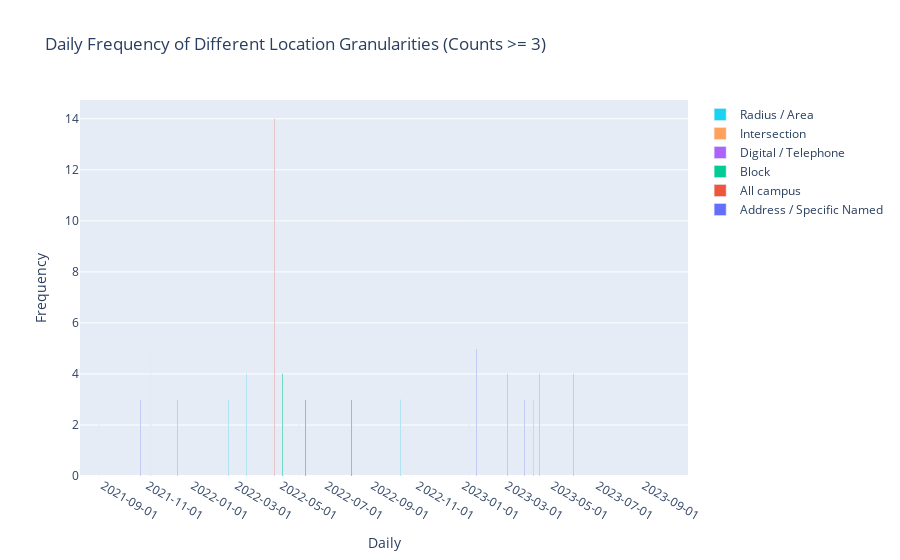

The notebook cell this image was saved under:
### Code cell
# Group by week and location category, then count occurrences
daily_counts = df.groupby([pd.Grouper(key='Sent On', freq='D'), 'LOC_all']).size().reset_index(name='Counts')

# Pivot the DataFrame for easier plotting
pivot_df = daily_counts.pivot(index='Sent On', columns='LOC_all', values='Counts').fillna(0)

# Filter out frequencies less than 3
filtered_pivot_df = pivot_df[pivot_df >= 3].fillna(0)

# Plotting the data
fig = go.Figure()
for column in filtered_pivot_df.columns:
    fig.add_trace(go.Bar(
        x=filtered_pivot_df.index,
        y=filtered_pivot_df[column],
        name=column
    ))

# Update the layout to stack the bars
fig.update_layout(
    barmode='stack',
    title='Daily Frequency of Different Location Granularities (Counts >= 3)',
    xaxis_title='Daily',
    yaxis_title='Frequency',
    xaxis=dict(tickmode='auto', nticks=20, tickformat='%Y-%m-%d'),
    hovermode='x'
)

# Show the plot
fig.show()

### Figure 1 — Plotly figure (JSON) as saved in the notebook; plotly's stock layout.template omitted (floating-point values rounded to 4 significant figures; data arrays with more than 128 entries replaced by an {"elided": "..."} marker saying what was removed)
{"data": [{"name": "Address / Specific Named", "type": "bar", "x": {"elided": "189 str values"}, "y": {"elided": "189 int values"}}, {"name": "All campus", "type": "bar", "x": {"elided": "189 str values"}, "y": {"elided": "189 int values"}}, {"name": "Block", "type": "bar", "x": {"elided": "189 str values"}, "y": {"elided": "189 int values"}}, {"name": "Digital / Telephone", "type": "bar", "x": {"elided": "189 str values"}, "y": {"elided": "189 int values"}}, {"name": "Intersection", "type": "bar", "x": {"elided": "189 str values"}, "y": {"elided": "189 int values"}}, {"name": "Radius / Area", "type": "bar", "x": {"elided": "189 str values"}, "y": {"elided": "189 int values"}}], "layout": {"barmode": "stack", "hovermode": "x", "title": {"text": "Daily Frequency of Different Location Granularities (Counts >= 3)"}, "xaxis": {"nticks": 20, "tickformat": "%Y-%m-%d", "tickmode": "auto", "title": {"text": "Daily"}}, "yaxis": {"title": {"text": "Frequency"}}}}
